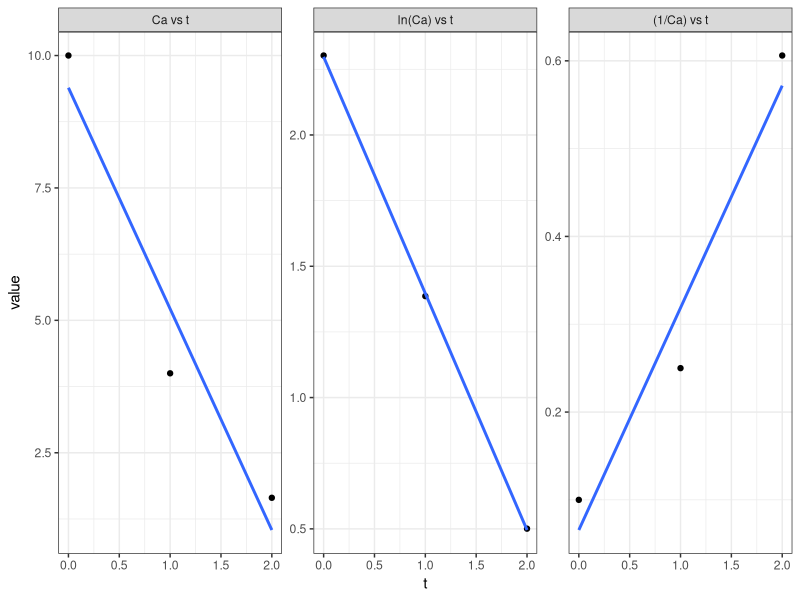

Write the R code that produced this figure.
## ---- chunk 1
library(tidyverse)
## ---- chunk 2
data <- tribble(
  ~c, ~q,
  1.9, 6.2,
  21, 22.5,
  42.3, 33
) %>% 
  mutate(
    ln_q = log(q),
    ln_c = log(c)
  )

model <- lm(ln_q ~ ln_c, data = data) %>% 
  broom::tidy()
## ---- chunk 3
exp(model$estimate[[1]])
## ---- chunk 4
model$estimate[[2]]
## ---- chunk 5
n <- 1.3

data_6 <- tribble(
  ~t, ~Ca,
  0, 10, 
  1, 4.0, 
  2, 1.65
) %>% 
  mutate(
    ln_Ca = log(Ca), # log() function defaults to ln()
    Ca_inv = (1/Ca)
  )
## ---- chunk 6
data_6 %>% 
  gather(key = order, value = value, Ca:Ca_inv) %>% 
  mutate(order = factor(order, levels = c("Ca", "ln_Ca", "Ca_inv"),
                        labels = c("Ca vs t", "ln(Ca) vs t", "(1/Ca) vs t"))) %>% 
  ggplot(aes(t, value)) +
  facet_wrap(~ order, scales = "free") +
  geom_point() +
  geom_smooth(method = "lm", se = FALSE) +
  theme_bw()
## ---- chunk 7
lm(ln_Ca ~ t, data = data_6) %>% 
  broom::tidy()
